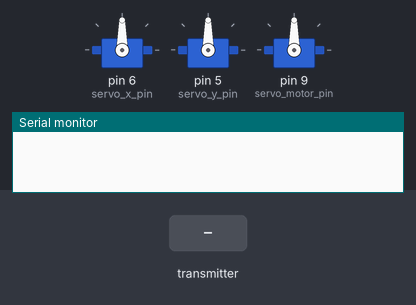
Recording of a sketch running on a simulated Arduino Uno, built with avr-gcc and run on an emulated ATmega328P. Shown: 3 × servo, the last lines printed to the serial monitor. The test bench sets the inputs (shaded band). No radio packets arrive unless stated.

Above: at 1.2 s.
1.3 s: the transmitter starts sending x = 0
At 2.3 s:
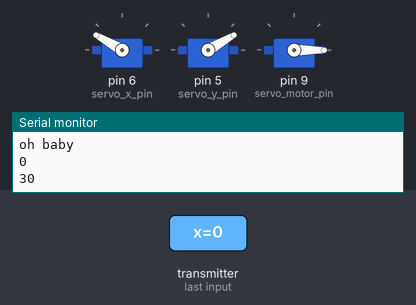
2.8 s: the transmitter starts sending y = 512
At 3.4 s:
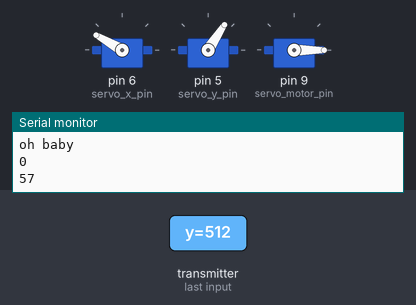
4.3 s: the transmitter starts sending throttle = 256
At 4.6 s:
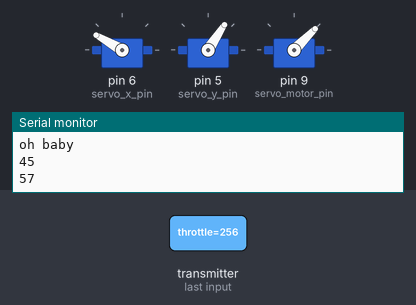
5.8 s: the transmitter starts sending y = 1023
At 6.9 s:
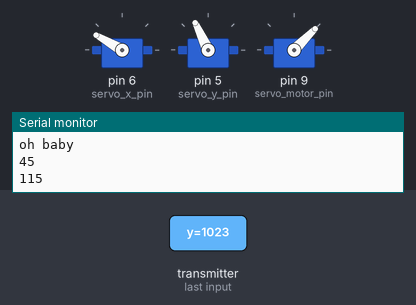
7.3 s: the transmitter starts sending throttle = 512
At 8.1 s:
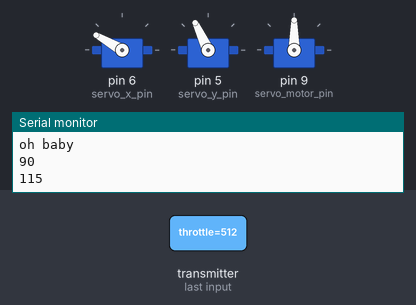
8.8 s: the transmitter starts sending x = 256
At 9.2 s:
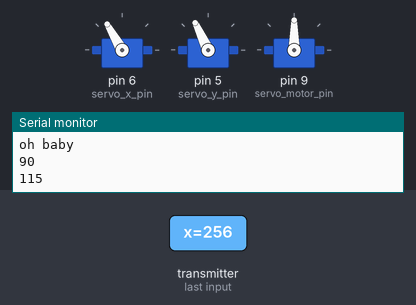
Timing chart, 0 to 11.3 s (numbered marks = the images above; inputs shaded):
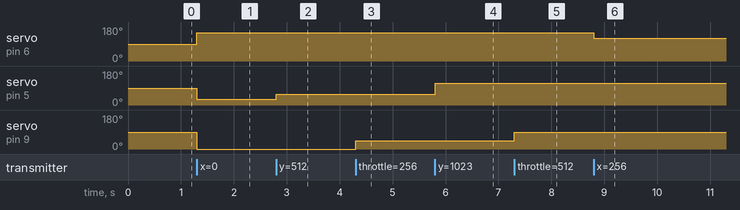

Measured:
- after the input at 1.3 s, servo on pin 6 (servo_x_pin): 90° → 150° at once; servo on pin 5 (servo_y_pin): 90° → 30° at once; servo on pin 9 (servo_motor_pin): 90° → 0° at once
- after the input at 2.8 s, servo on pin 5 (servo_y_pin): 30° → 57° at once
- after the input at 4.3 s, servo on pin 9 (servo_motor_pin): 0° → 45° at once
- after the input at 5.8 s, servo on pin 5 (servo_y_pin): 57° → 115° at once
- after the input at 7.3 s, servo on pin 9 (servo_motor_pin): 45° → 90° at once
- after the input at 8.8 s, servo on pin 6 (servo_x_pin): 150° → 120° at once

The sketch:

Receiver_Update_.ino
```cpp
#include <SPI.h>
#include <nRF24L01.h>
#include <RF24.h>
#include <Servo.h>

Servo servoX;
Servo servoY;
Servo servoMotor;
Servo servoParachute;

RF24 radio(7, 8); // CE, CSN

const byte address[6] = "00001";
int servo_x_pin = 6;
int servo_y_pin = 5;
int servo_motor_pin = 9;


unsigned long startTime;

struct Signal {
  int x;
  int y;
  int throttle;

};

Signal data;


void setup() {
  Serial.begin(9600);

  servoX.attach(servo_x_pin);
  servoY.attach(servo_y_pin);
  servoMotor.attach(servo_motor_pin, 1000, 2000);

  data.x = 0;
  data.y = 0;
  data.throttle = 0;

  radio.begin();
  radio.openReadingPipe(0,address);
  radio.setPALevel(RF24_PA_HIGH);
  radio.startListening();

  startTime = millis();
}

void loop() {
  int counter;


//  Serial.println ("no good hombre");
  if (!radio.available()) {
    return;
  }
Serial.println ("oh baby");

  radio.read(&data, sizeof(Signal));

  data.x = map(data.x, 0, 1023, 150, 30);
  data.y = map(data.y, 0, 1023, 0, 115);

  data.y = max(data.y, 30);

  servoX.write(data.x);
  servoY.write(data.y);

 data.throttle = map(data.throttle, 0, 1023, 0, 180);

  if (data.throttle < 10) {
    data.throttle = 0;
  }

  Serial.println(data.throttle);
    Serial.println(data.y);


  servoMotor.write(data.throttle);


}
```
